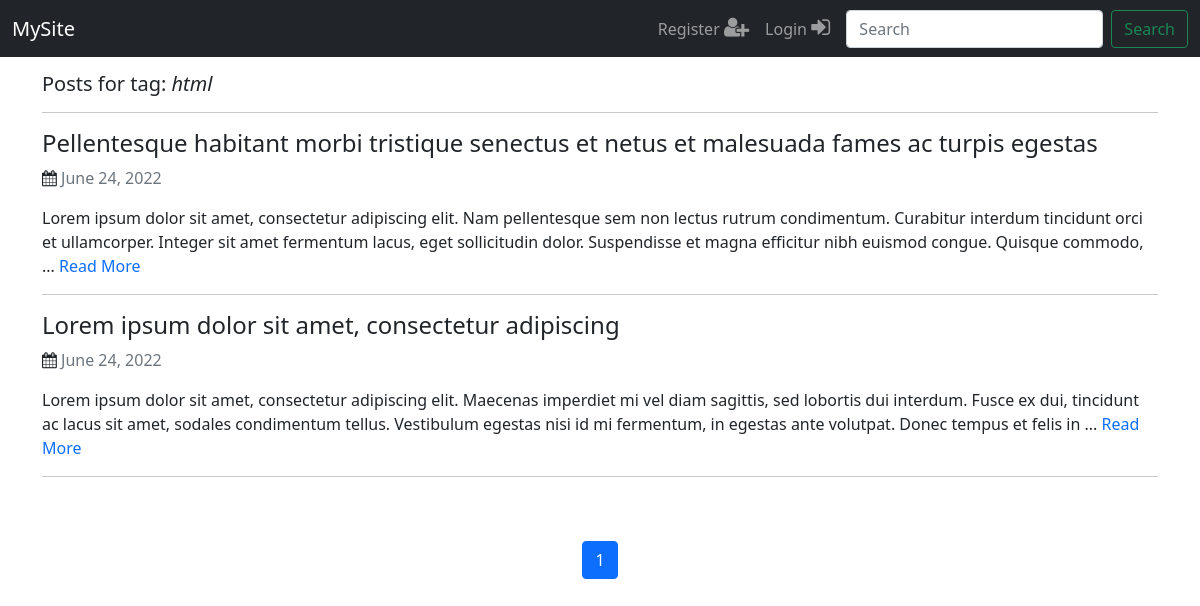
The page /tag/1 on the database its author committed.
### tags/models.py (models this page shows, shortened)
class Tag(models.Model):
    label = models.CharField(max_length=50, unique=True)

### blog/models.py (models this page shows, shortened)
class Post(models.Model):
    title = models.CharField(max_length=200, unique=True)
    slug = models.SlugField(max_length=255, blank=True, null=True, editable=False)
    author = models.ForeignKey(settings.AUTH_USER_MODEL, on_delete=models.CASCADE)
    header_image_url = models.CharField(max_length=255, blank=True, null=True)
    body = RichTextField(blank=True, null=True)
    post_date = models.DateTimeField(auto_now_add=True)
    category = models.ForeignKey(Category,
                                on_delete=models.PROTECT,
                                default=1,
                                related_name='posts')
    tag = models.CharField(max_length=200, blank=True, null=True)
    tags = GenericRelation(TaggedItem, related_query_name='posts')
    likes = models.ManyToManyField(settings.AUTH_USER_MODEL, related_name='blog_posts')
    approved = models.BooleanField(default=False)
    objects = customs.PostManager()
    class Meta:
        ordering = ['-post_date']

### blog/views.py (the view)
# urls.py: path('tag/<int:tag_id>', views.TagPostView.as_view(), name='tag-posts'),
class TagPostView(ListView):
    model = Post
    template_name = 'blog/tag_post.html'
    paginate_by = 5
    def get_queryset(self,**kwargs):
        tagged_items = TaggedItem.objects.filter(tag_id=self.kwargs.get('tag_id'))
        post_ids = [tagged_item.object_id for tagged_item in tagged_items]
        post_objects = Post.objects.filter(id__in=post_ids, approved=True)
        return post_objects
    def get_context_data(self, **kwargs):
        context = super().get_context_data(**kwargs)
        context['tag_label'] = get_object_or_404(Tag, id=self.kwargs.get('tag_id')).label
        return context

### blog/customs.py (called while the page is built)
    def get_queryset(self):
        return SearchQuerySet(self.model, using=self.db)

### blog/templates/blog/tag_post.html (shortened to what this page needs)
{% extends 'blog/base.html' %}
{% block content %}
    <h5>Posts for tag: <i>{{tag_label}}</i> </h5>
    <hr>
    {% for post in object_list %}
    <h4><a href=" {% url 'blog:post' post.slug %} " class="inline link-dark text-decoration-none">{{ post.title }}</a></h4>
    <i class="fa fa-calendar" aria-hidden="true" style="font-size:16px;"></i> <p class="d-inline text-muted">{{ post.post_date.date }}</p>
    <p class="card-text">{{ post.body | safe | slice:":290" }} ... <a href=" {% url 'blog:post' post.slug %} " class="text-decoration-none">Read More</a></p>
    <hr>
    {% endfor %}
    <br><br>
    <nav aria-label="...">
      <ul class="pagination justify-content-center">
      {% for i in paginator.page_range %}
          {% if page_obj.number == i %}
          <li class="page-item active" aria-current="page">
              <a href="?page={{i}}"  class="page-link">{{ i }} </a>
          </li>
          {% else %}
          <li class="page-item">
            <a href="?page={{i}}" class="page-link">{{ i }}</a>
          </li>
          {% endif %}
      {% endfor %}
      </ul>
    </nav>
{% endblock%}

### rows shown on the page
Tag: label "html"
Post: title "Pellentesque habitant morbi tristique senectus et netus et malesuada fames ac turpis egestas", post_date "June 24, 2022", body "Lorem ipsum dolor sit amet, consectetur adipiscing elit. Nam pellentesque sem non lectus rutrum condimentum. Curabitur interdum tincidunt orci et ullamcorper. Integer sit amet fermentum lacus, eget sollicitudin dolor. Suspendisse et magna efficitur nibh euismod congue. Quisque commodo,"
Post: title "Lorem ipsum dolor sit amet, consectetur adipiscing", post_date "June 24, 2022", body "Lorem ipsum dolor sit amet, consectetur adipiscing elit. Maecenas imperdiet mi vel diam sagittis, sed lobortis dui interdum. Fusce ex dui, tincidunt ac lacus sit amet, sodales condimentum tellus. Vestibulum egestas nisi id mi fermentum, in egestas ante volutpat. Donec tempus et felis in"

### other values the page prints
{{ i }} "1"
